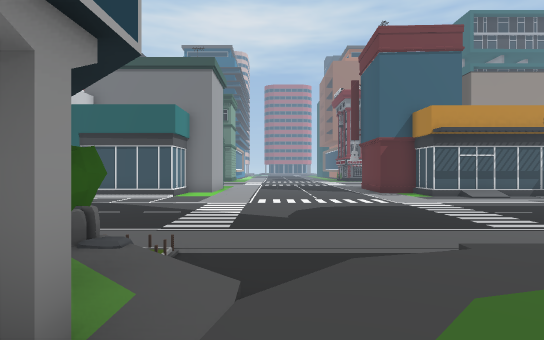
View 1 (above)

23 first-person views from a walk through a Godot game level. The camera is 1.5 m above the floor, looks level and sees 80° across. The floor is counted in squares, 2 m on a side. Each view is taken from the middle of a square. On the plan, view 1 faces up. The plan holds only what a view shows up to about 11 squares ahead; the rest is blank. The place goes on beyond the plan.

View 2
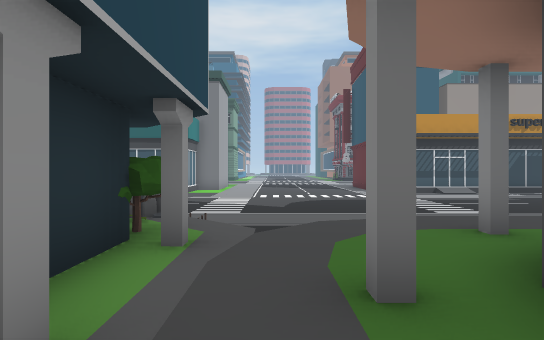

View 3
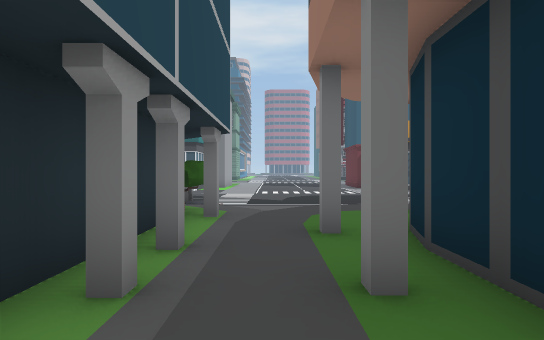

View 4
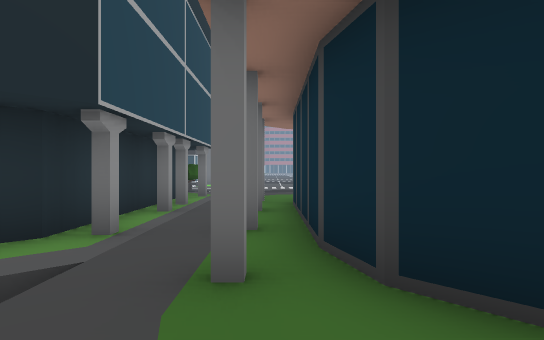

View 5
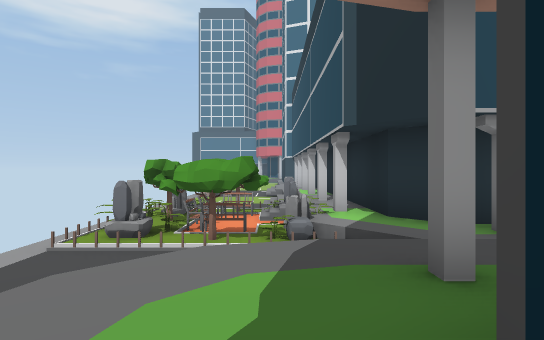

View 6
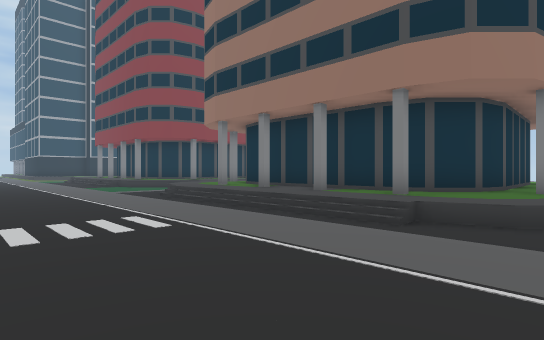

View 7
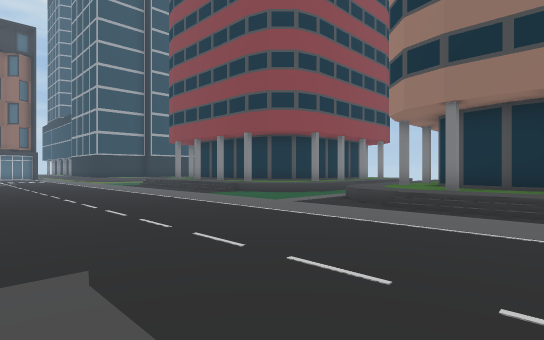

View 8
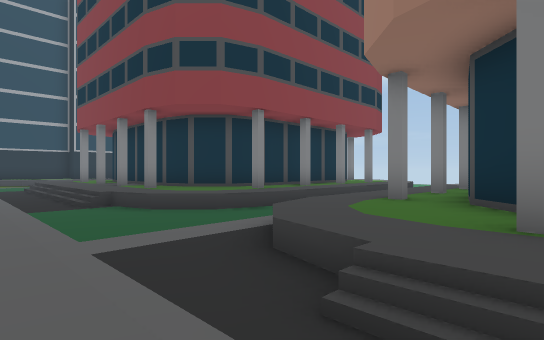

View 9
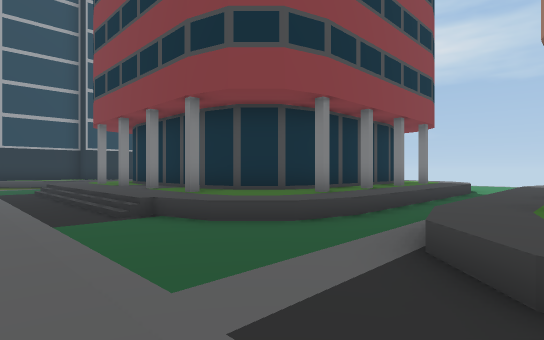

View 10
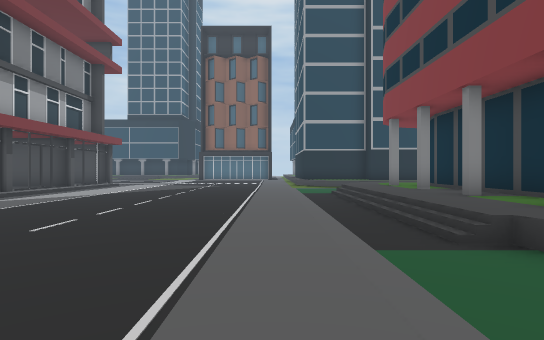

View 11
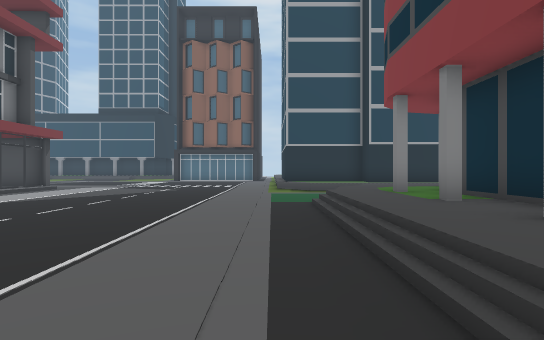

View 12
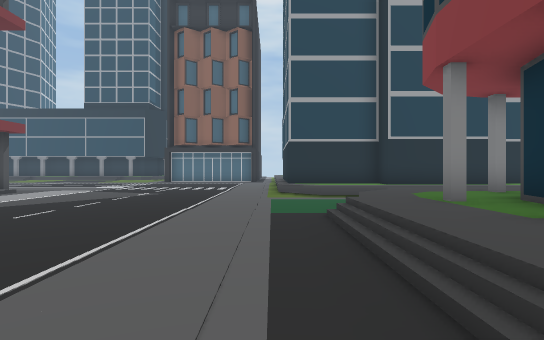

View 13
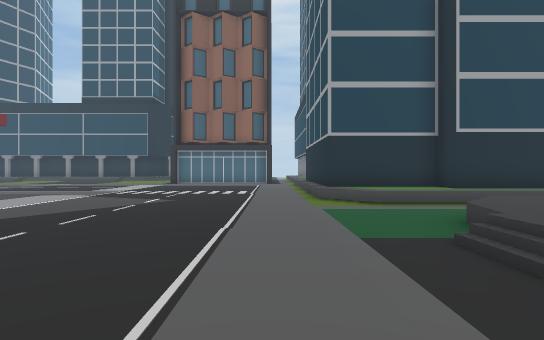

View 14
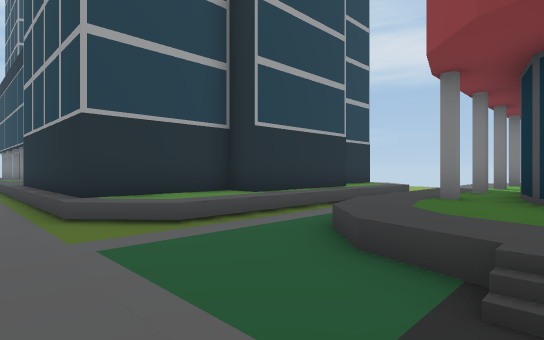

View 15
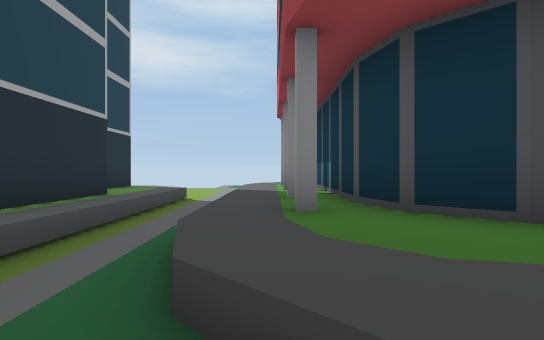

View 16
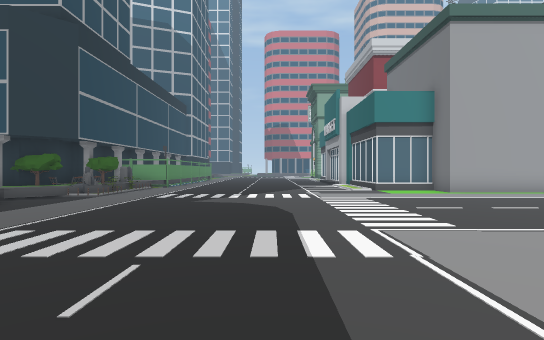

View 17
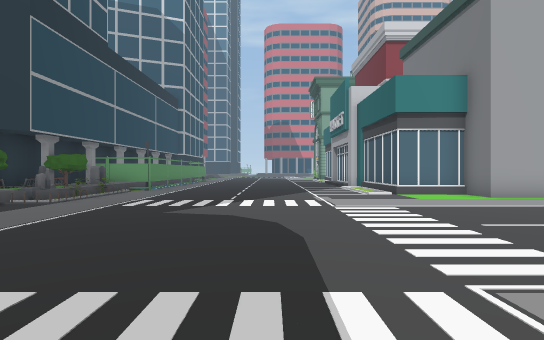

View 18
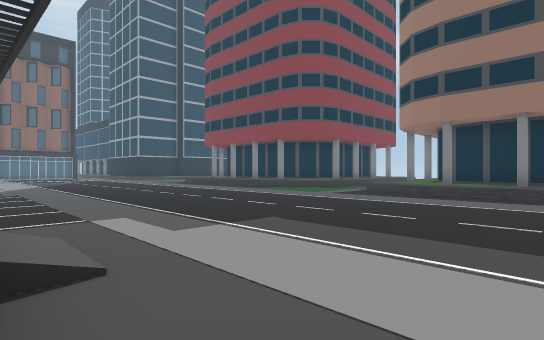

View 19
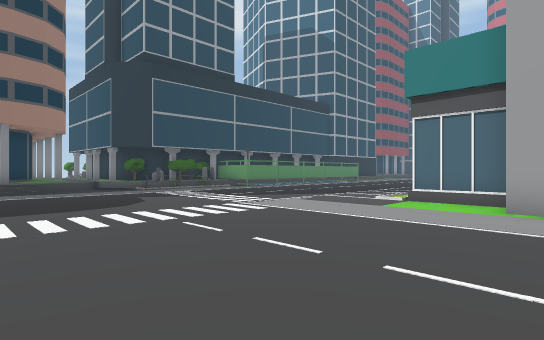

View 20
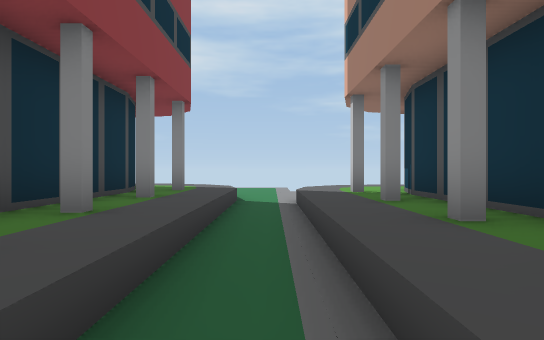

View 21
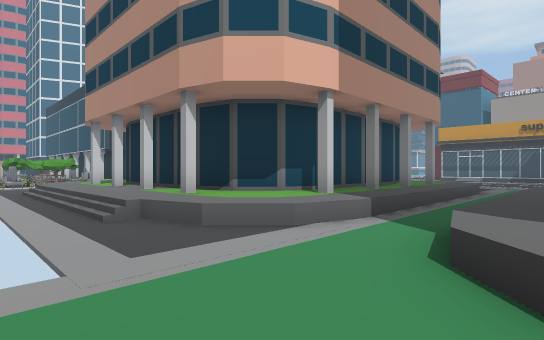

View 22
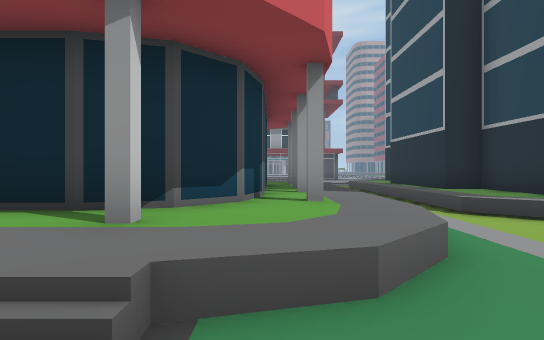

View 23
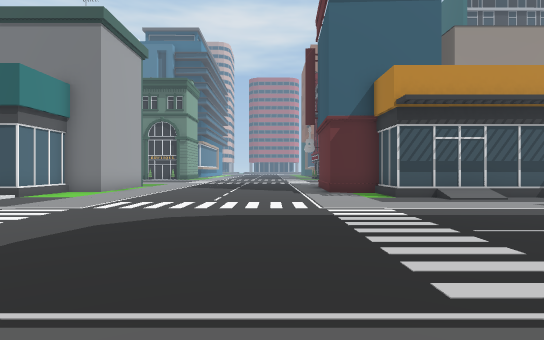

### Floor plan
Key: @ floor where view 1 was taken; # wall or solid block; x gap in a wall; . main floor; : floor 0.5 m higher than the main floor; / step, stairs or slope; = window, fence, low wall or low ledge; v drop or lower ground.
Columns run from 5 left of view 1 to 30 right of it. Each row starts with its distance up from view 1.
 16   #..... .
 15  ##.......###
 14  #..........#
 13 ##..........#####          ##  ###..
 12 ........................ .... ......
 11 ....................................
 10 ....................................
  9 ....................................
  8 ....................................
  7 ....................................
  6 ....................................
  5 ....................................
  4 /##/................................
  3 #####. /::::::/=.....///////....=###
  2    ##=::##::::::=../:::::::::=..:#
  1    ##:::######:::./:::::::::::..:#
  0    #:@:##    ##::./::#######::=.##
 -1    ##::#      #::./###     #:#=.#
 -2    ##::#      #::./:#      ###=.#
 -3    #:::#      #::./##       #:v.##
 -4    ##::#      #::./##       #x=.:#
 -5   ##:::#      #::./:#       #:v.:#
 -6   #=/::##   ###::./##      ##x=.:#
 -7  ###.::::####::::./::    ###::=..
 -8 ####. ::#:##:#::=. ::    :::::..
 -9 /###...=//////=....=:     :::/.
-10 //x................        /..
-11                    .        .

Where each view was taken, in squares from view 1:
view 1: 0 up, 0 right, facing up
view 2: 2 down, 0 right, facing up
view 3: 4 down, 0 right, facing up
view 4: 8 down, 1 right, facing up
view 5: 7 down, 3 right, facing left
view 6: 8 up, 0 right, facing down-right
view 7: 10 up, 6 right, facing down-right
view 8: 5 up, 8 right, facing down-right
view 9: 5 up, 10 right, facing down-right
view 10: 5 up, 12 right, facing right
view 11: 4 up, 15 right, facing right
view 12: 4 up, 17 right, facing right
view 13: 5 up, 19 right, facing right
view 14: 5 up, 22 right, facing down-right
view 15: 3 up, 24 right, facing down
view 16: 9 up, 8 right, facing left
view 17: 9 up, 6 right, facing left
view 18: 13 up, 5 right, facing down-right
view 19: 16 up, 4 right, facing down-left
view 20: 1 up, 12 right, facing down
view 21: 11 down, 14 right, facing up-left
view 22: 11 down, 23 right, facing up
view 23: 4 up, 3 right, facing up
